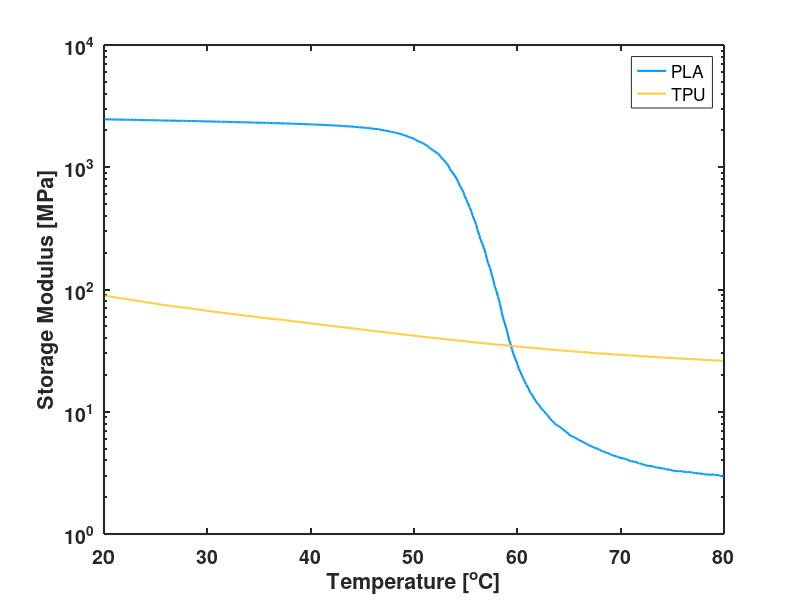

The MATLAB script that drew this image:
clear all
clc
close all
%% Get the modulus of PLA
fid = fopen('PLA.txt');
C = textscan(fid,'%s',69,'delimiter','\n');
B = textscan(fid,'%s%s%s%s%s%s%s%s');
fclose(fid);

for i=1:size(B{1,3},1)
    temperature=B{1,3}{i,1};%Get the temperature of DMA test (in string form)
    Temperature(i)=str2double(temperature);%Get the temperature of DMA test (in double form)
end

for i=1:size(B{1,7},1)
    e1=B{1,7}{i,1};%Get the modulus of DMA test (in string form)
    E1(i)=str2double(e1);%Get the modulus of DMA test (in double form)
end

%plot the PLA part
figure(1)
semilogy(Temperature(Temperature<80 & Temperature>20),E1(Temperature<80 & Temperature>20),'LineWidth',1.5,'Color',[0 0.600000023841858 1])

hold on
%% Get the modulus of TPU
clear all
clc
fid = fopen('TPU.txt');
C = textscan(fid,'%s',69,'delimiter','\n');
B = textscan(fid,'%s%s%s%s%s%s%s%s');
fclose(fid);

for i=1:size(B{1,3},1)
    temperature=B{1,3}{i,1};%Get the temperature of DMA test (in string form)
    Temperature(i)=str2double(temperature);%Get the temperature of DMA test (in double form)
end

for i=1:size(B{1,7},1)
    e1=B{1,7}{i,1};%Get the modulus of DMA test (in string form)
    E1(i)=str2double(e1);%Get the modulus of DMA test (in double form)
end

%plot the TPU part
figure(1)
semilogy(Temperature(Temperature<80 & Temperature>20),E1(Temperature<80 & Temperature>20),'LineWidth',1.5,'Color',[1 0.800000011920929 0.200000002980232])
xlabel('Temperature [^oC]','fontsize',14,'fontweight','bold')
ylabel('Storage Modulus [MPa]','fontsize',14,'fontweight','bold')

set(gca,'fontsize',14,'fontweight','bold','linewidth',1.5)
axis([20 80 1 10000])
legend('PLA','TPU')
box on

s=1;
for i=1:length(Temperature)
    if (Temperature(i)<=82 && Temperature(i)>=18)
        data(s,3)=Temperature(i);
        data(s,2)=0.32;
        data(s,1)=E1(i);
        s=s+1;
    end
end



